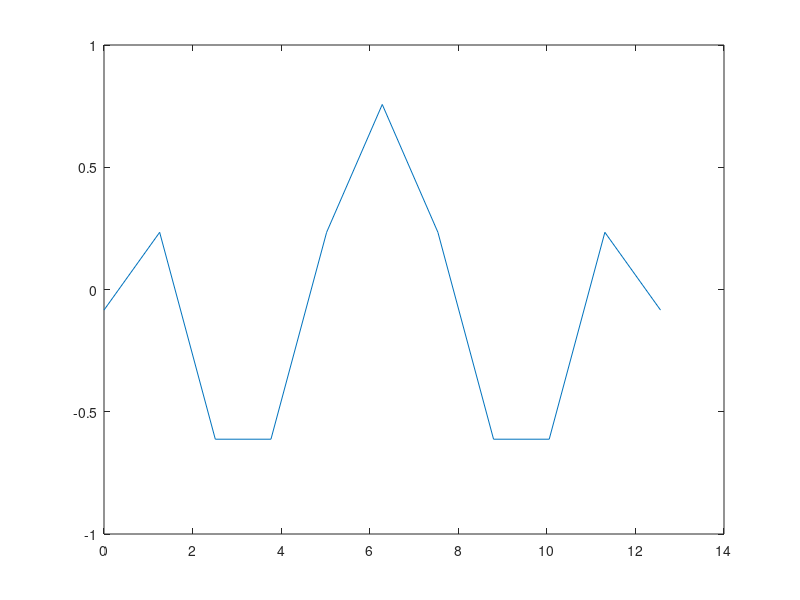

This chart was generated by the following MATLAB code:
n = 10;
X = [0:4*pi/(n):4*pi]
Y = sin(X)
Y2 = circshift(Y,-1) - Y;

v = (circshift(Y,-1) - Y) ./ (circshift(X,-1) - X)

z = (circshift(Y,-1) - circshift(Y,+1)) ./ ((circshift(X,-1) - circshift(X,+1)))

plot(X,z)
